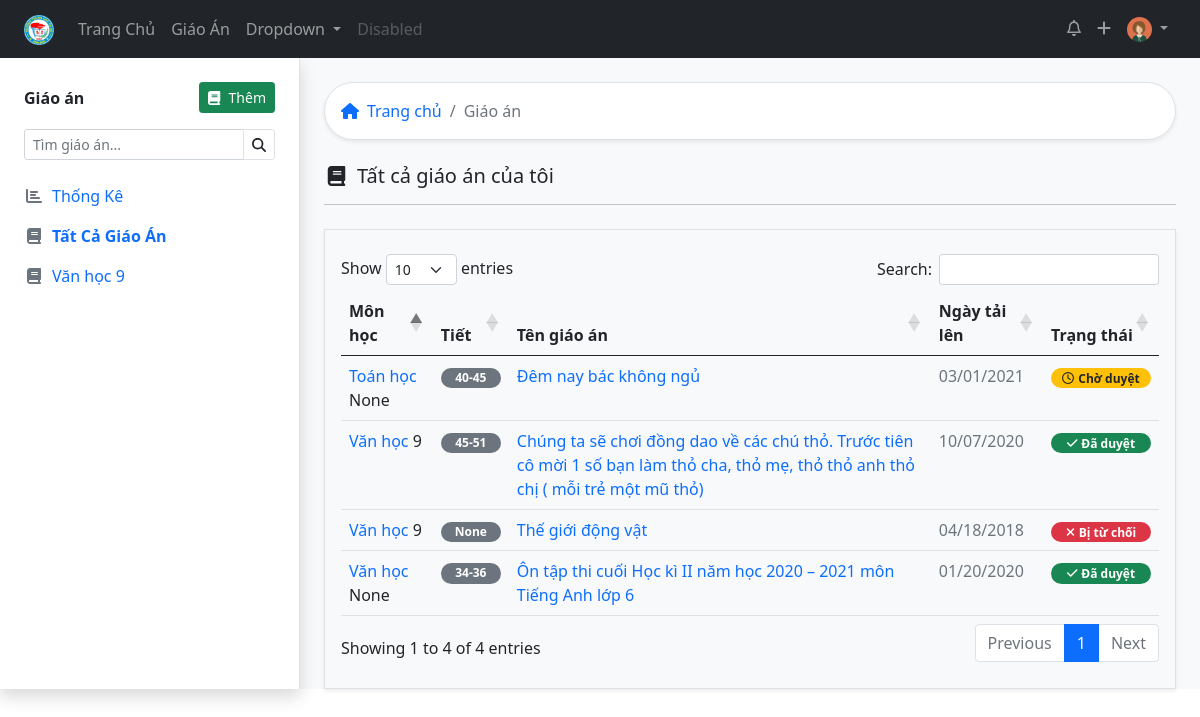
The app's page /lessons/ (signed in) with its own data.
### lessonmanagement/models.py (models this page shows, shortened)
class Teacher(models.Model):
    user = models.OneToOneField(User, on_delete=models.SET_NULL, blank=True, null=True, verbose_name="Tài khoản đăng nhập", help_text="Tài khoản đăng nhập viết liền không dấu. Ví dụ: nhhieu. Viết tắt của Nguyễn Hữu Hiếu. Nếu trùng họ tên thì thêm số vào sau, ví dụ nhhieu2")
    firstname = models.CharField("Họ",max_length=200, blank=True)
    lastname = models.CharField("Tên", max_length=200, blank=True)
    zalo_number = models.DecimalField(verbose_name="Số điện thoại",help_text="Số điện thoại có đăng ký zalo, sử dụng để nhận thông báo từ ban giám hiệu", max_digits=12, decimal_places=0,null=True, blank=True)
    birth_date = models.DateField("Ngày sinh", null=True, blank=True, help_text="Định dạng: năm - tháng - ngày. Ví dụ: 1990-04-21")
    SEX_CHOICES = [
    ('male', 'Nam'),
    ('female', 'Nữ')
    ]
    sex = models.CharField(verbose_name="Giới tính", max_length=6, choices=SEX_CHOICES, null=True, blank=True)
    main_subject = models.ForeignKey("Subject",on_delete=models.SET_NULL,null=True,blank=True)
    EDUCATION_LEVEL_CHOICES = [
        ('inter', 'Trung Cấp'),
        ('college', 'Cao Đẳng'),
        ('university', 'Đại Học'),
        ('master', 'Thạc Sĩ')
    ]
    education_level = models.CharField(max_length=20, choices=EDUCATION_LEVEL_CHOICES, null=True, blank=True)
    is_work = models.BooleanField("Có đang công tác",default=True, help_text="Tích vào ô nếu đang công tác tại trường, bỏ tích nếu đã nghỉ hưu hoặc chuyển sang đơn vị khác")
    def user_directory_path(instance, filename):
        return 'user_{0}/{1}'.format(instance.user.id, filename)
    avatar = models.ImageField("Ảnh đại diện", help_text = "Ảnh nên được crop về ảnh vuông để đạt được độ thẩm mỹ cao nhất",upload_to = user_directory_path, blank = True, null = True)
    def full_name(self):
        return '%s %s' % (self.firstname, self.lastname)
    def subjectclassyear(self):
        i = Lesson.objects.filter(teacher=self.id).order_by('subject__title', 'level').distinct().values_list('subject__title', 'level')
        k = []
        m = []
        for j in i:
            j = list(j)
            j.append(slugify(j[0]))
            k.append(j)
        return k
    def list_lesson(self):
        return Lesson.objects.filter(teacher=self.id)
    def all_lessons(self):
        return Lesson.objects.filter(teacher=self.id)
    class Meta:
        verbose_name = "Giáo viên"
        verbose_name_plural = "Giáo viên"

class Lesson(models.Model):
    title = models.CharField(max_length=200)
    upload_time = models.DateTimeField()
    lesson_path = models.FileField(upload_to='test/')
    LEVEL_CHOICES = [
        (6, 6),
        (7, 7),
        (8, 8),
        (9, 9)
    ]
    level = models.IntegerField(choices=LEVEL_CHOICES, null=True, blank=True)
    description = models.CharField(max_length=200, null=True, blank=True)
    teacher = models.ForeignKey(Teacher, related_name="teacher", on_delete=models.SET_NULL, null=True, blank=True)
    checker = models.ForeignKey(Teacher, related_name="checker", on_delete=models.SET_NULL, null=True, blank=True)
    classyear_list = models.ManyToManyField(ClassYear, through="LessonClassYear")
    check_date = models.DateTimeField(auto_now = True, blank=True, null=True)
    subject = models.ForeignKey(Subject, on_delete=models.SET_NULL, null=True, blank=True)
    slug_subject = models.SlugField(max_length=200, null=True, blank=True)
    start_number_lesson = models.IntegerField(null=True, blank=True, help_text="Bài giảng này ở tiết số mấy")
    cout_number_lesson = models.IntegerField(null=True, blank=True, help_text="Bài giảng này trong bao nhiêu tiết")
    STATUS_CHOICES = [
    ('pending', 'Chờ duyệt'),
    ('acept', 'Đã duyệt'),
    ('deny', 'Bị từ chối'),
    ]
    status = models.CharField(max_length=10, blank=True, choices=STATUS_CHOICES ,default='pending')
    note_checker = models.CharField(max_length=200, blank=True)
    class Meta:
        verbose_name = "Giáo Án"
        verbose_name_plural = "Giáo Án"
        ordering = ["-upload_time"]

class SubjectAbstract(models.Model):
    title = models.CharField(max_length=20, verbose_name="Tên môn học", help_text="Tên chính xác của môn học theo quy định của Bộ Giáo Dục")
    description = models.TextField("Mô tả môn học", blank=True)
    coverimage = models.ImageField("Ảnh bìa cho môn học", upload_to = "subject/", null = True, blank = True)
    class Meta:
        abstract = True
    def __str__(self):
        return self.title

class Subject(SubjectAbstract):
    group = models.ForeignKey("GroupSubject", related_name='subject123',on_delete=models.SET_NULL, null=True, blank=True)
    member = models.ManyToManyField(Teacher, through="SubjectTeacher")
    classyear = models.ManyToManyField("ClassYear", through="SubjectClassYear")
    class Meta:
        verbose_name = "Môn học"
        verbose_name_plural = "Môn học"

### lessonmanagement/views.py (the view)
# urls.py: path('lessons/', views.alllessons, name="alllessons"),
def alllessons(request):
    lesson = Lesson.objects.filter(teacher=request.user.teacher.id).order_by('-upload_time')
    if now.month < 9:
        listyear = [now.year, now.year-1]
        lesson_toyear = Lesson.objects.filter(teacher=request.user.teacher.id).filter(upload_time__year__in=listyear)
    else:
        lesson_toyear = Lesson.objects.filter(teacher=request.user.teacher.id).filter(upload_time__year=now.year)
    lesson_pending = Lesson.objects.filter(teacher=request.user.teacher.id).filter(status="pending").order_by('-upload_time')
    lesson_acept = Lesson.objects.filter(teacher=request.user.teacher.id).filter(status="acept").order_by('-upload_time')
    lesson_deny = Lesson.objects.filter(teacher=request.user.teacher.id).filter(status="deny").order_by('-upload_time')
    teachersubjectclassyear = SubjectClassYear.objects.filter(teacher=request.user.teacher.id)
    context = {'lesson_list':lesson,'teachersubjectclassyear':teachersubjectclassyear, 'now': now, 'lesson_pending':lesson_pending,'lesson_acept':lesson_acept, 'lesson_deny':lesson_deny,'lesson_toyear':lesson_toyear
    }
    return render(request, 'all_lessons.html', context)

### lessonmanagement/templates/all_lessons.html
{% extends 'base_withsidebar.html' %}
{% block content %}
<div class="bg-white border shadow-sm p-3 rounded-pill mb-4">
  <nav aria-label="breadcrumb">
    <ol class="breadcrumb m-0 ">
      <li class="breadcrumb-item"><a href="{% url 'index' %}" class="text-decoration-none"><i class="fas fa-home me-2"></i>Trang chủ</a></li>
      <li class="breadcrumb-item active"> Giáo án</li>
    </ol>
  </nav>
</div>
<h5><i class="fas fa-book fa-fw me-2 "></i>Tất cả giáo án của tôi</h5>
<hr class="mb-4">
            <div class="border py-4 px-3 shadow-sm">
                {% include "tableall.html" %}
            </div>
  {% endblock %}

### lessonmanagement/templates/topnav.html (shortened to what this page needs)
      {% load static %}
      <nav class="navbar navbar-expand-lg navbar-dark bg-dark  ">
        <div class="container-fluid px-lg-4">
          <a class="navbar-brand" href="{% url 'index' %}"><img src="{% static 'imgs/logo_thcsanhson.png'%}" alt="" height="30px"></a>
          <div class="collapse navbar-collapse" id="navbarSupportedContent">
            <ul class="navbar-nav me-auto mb-2 mb-lg-0">
              <li class="nav-item">
                <a class="nav-link {% if request.path == '/' %} active {% endif %}" aria-current="page" href="{% url 'index' %}">Trang Chủ</a>
              </li>
              <li class="nav-item">
                <a class="nav-link {% if request.path == '/lessondashboard/' %} active {% endif %}" href="{% url 'lessondashboard' %}">Giáo Án</a>
              </li>
              <li class="nav-item dropdown">
                <a class="nav-link dropdown-toggle" href="#" id="navbarDropdown" role="button" data-bs-toggle="dropdown" aria-expanded="false">
                  Dropdown
                </a>
              </li>
              <li class="nav-item">
                <a class="nav-link disabled" href="#" tabindex="-1" aria-disabled="true">Disabled</a>
              </li>
            </ul>
            <ul class="navbar-nav  mb-2 mb-lg-0">
              <li class="nav-item">
                <a class="nav-link"  href="#"><i class="far fa-bell"></i></a>
              </li>
              <li class="nav-item">
                <a class="nav-link" href="#"><i class="fas fa-plus"></i></a>
              </li>
              <li class="nav-item dropdown">
                <a class="nav-link dropdown-toggle" href="#" id="navbarDropdown" role="button" data-bs-toggle="dropdown" aria-expanded="false">
                  <img src="{% if request.user.teacher.avatar %}{{ request.user.teacher.avatar.url }} {% endif %}" class="rounded-circle" alt="" height="25px">
                </a>
              </li>
            </ul>
          </div>
        </div>
      </nav>

### lessonmanagement/templates/tableall.html (shortened to what this page needs)
<table id="exampletable" class="table table-hover  " style="width:100%">
    <thead >
        <tr>
            <th>Môn học</th>
            <th>Tiết</th>
            <th>Tên giáo án</th>
            <th>Ngày tải lên</th>
            <th>Trạng thái</th>
        </tr>
    </thead>
    <tbody>
        {% for lesson in request.user.teacher.all_lessons %}
        <tr>
            <td> <a href="#" class="text-decoration-none"> {{ lesson.subject }} </a>{{ lesson.level }}
            </td>
            <td>
                <span class="badge rounded-pill bg-secondary" style="width: 60px;">{{ lesson.start_number_lesson}}{% if lesson.cout_number_lesson > 1 %}-{{ lesson.start_number_lesson|add:lesson.cout_number_lesson }} {% endif %}</span>
            </td>
            <td><a href="#" class="text-decoration-none">{{ lesson.title }}  </a></td>
            <td class="text-muted" >{{ lesson.upload_time|date:"SHORT_DATE_FORMAT" }}</td>
            <td>                    {% if lesson.status == "pending" %}
                <span class="badge bg-warning text-dark rounded-pill" style="width: 100px;"><i class="far fa-clock me-1"></i>{{ lesson.get_status_display}}</span>
                {% elif lesson.status == "acept" %}
                <span class="badge bg-success  rounded-pill"  style="width: 100px;"><i class="fas fa-check me-1"></i>{{ lesson.get_status_display}}</span>
                 {% elif lesson.status == "deny" %}
                 <span class="badge bg-danger  rounded-pill"  style="width: 100px;"><i class="fas fa-times me-1"></i>{{ lesson.get_status_display}}</span>
                {% endif %} </td>
        </tr>
        {% endfor %}
    </tbody>
</table>

### records on screen
Lesson: subject "Toán học", level "None", start_number_lesson "40", start_number_lesson|add "45", title "Đêm nay bác không ngủ", upload_time "03/01/2021", status "Chờ duyệt"
Lesson: subject "Văn học", level "9", start_number_lesson "45", start_number_lesson|add "51", title "Chúng ta sẽ chơi đồng dao về các chú thỏ. Trước tiên cô mời 1 số bạn làm thỏ cha, thỏ mẹ, thỏ thỏ anh thỏ chị ( mỗi trẻ một mũ thỏ)", upload_time "10/07/2020", status "Đã duyệt"
Lesson: subject "Văn học", level "None", start_number_lesson "34", start_number_lesson|add "36", title "Ôn tập thi cuối Học kì II năm học 2020 – 2021 môn Tiếng Anh lớp 6", upload_time "01/20/2020", status "Đã duyệt"
Lesson: subject "Văn học", level "9", start_number_lesson "None", title "Thế giới động vật", upload_time "04/18/2018", status "Bị từ chối"

### other values on screen
{{ i.0 }} "Văn học"
{{ i.1 }} "9"
